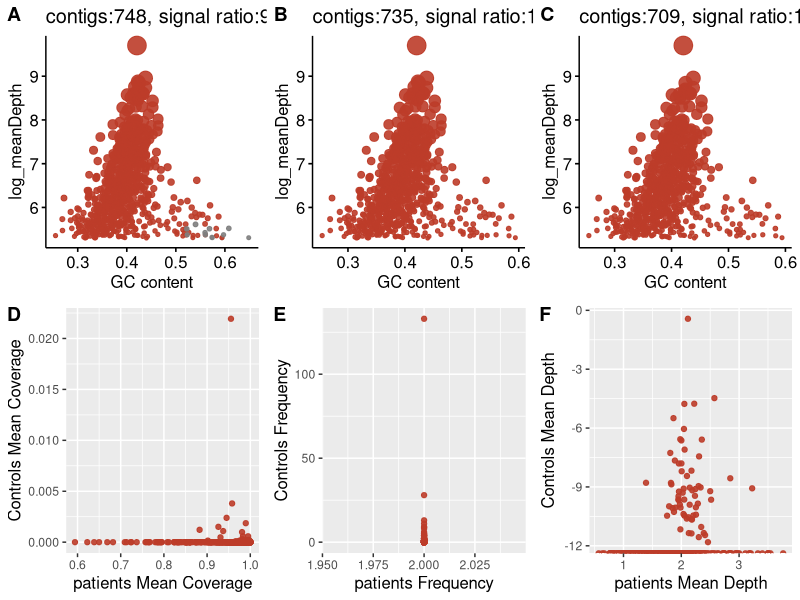

This figure's R source:
library(ggsci)
library(ggpubr)
Main <- read.table("PRJ.11.cyto.2patients.txt",head=T,sep="\t")
Main$log_meanDepth = log(Main$length)
#right
colorsQ = c("grey50",pal_nejm("default")(1))
sr = round(sum(Main[which(Main$annotation=="Y"),]$length)/sum(Main$length)*100,digits=2)
f1_left = ggscatter(Main,"gc","log_meanDepth",xlab="GC content",color="annotation",alpha=I(0.9),legend="none",palette=colorsQ,size="length",title=paste0("contigs:",dim(Main)[1], ", signal ratio:",sr,"%"))

Main_m2 = Main[which(Main$case.fre>=2),]
sr = round(sum(Main_m2[which(Main_m2$annotation=="Y"),]$length)/sum(Main_m2$length)*100,digits=2)

colorsQ_tem = pal_nejm("default")(1)
f1_middle = ggscatter(Main_m2,"gc",xlab="GC content","log_meanDepth",color="annotation",alpha=I(0.9),legend="none",palette=colorsQ_tem,size="length",title=paste0("contigs:",dim(Main_m2)[1],", signal ratio:",sr,"%"))
#
Main_m2_m2 = Main_m2[which(Main_m2$control.fre<=1),]
colorsQ_tem = pal_nejm("default")(1)
sr = round(sum(Main_m2_m2[which(Main_m2_m2$annotation=="Y"),]$length)/sum(Main_m2_m2$length)*100,digits=2)
f1_right = ggscatter(Main_m2_m2,"gc",xlab="GC content","log_meanDepth",color="annotation",alpha=I(0.9),legend="none",palette=colorsQ_tem,size="length",title=paste0("contigs:",dim(Main_m2_m2)[1], ", signal ratio:",sr,"%"))

########################
Main = Main_m2
colorsQ_tem = pal_nejm("default")(1)
p = ggplot(Main, aes(x = case.mean.cov, y = control.mean.cov, color = annotation) )+
	geom_point(size = 1.5, alpha = 0.9) +
	scale_color_manual(values = colorsQ_tem) +
	labs(x = "patients Mean Coverage", y = "Controls Mean Coverage") +
	theme(
		axis.title.x = element_text(size = 12),
		axis.title.y = element_text(size = 12),legend.position="none"
	)
#

p1 = ggplot(Main, aes(x = case.fre, y = control.fre, color = annotation) )+
	geom_point(size = 1.5, alpha = 0.9) +
	scale_color_manual(values = colorsQ_tem) +
	labs(x = "patients Frequency", y = "Controls Frequency") +
	theme(
		axis.title.x = element_text(size = 12),
		axis.title.y = element_text(size = 12),legend.position="none"
	)

p2 = ggplot(Main, aes(x = log(case.mean.depth), y = log(control.mean.depth), color = annotation) )+
	geom_point(size = 1.5, alpha = 0.9) +
	scale_color_manual(values = colorsQ_tem) +
	labs(x = "patients Mean Depth", y = "Controls Mean Depth") +
	theme(
		axis.title.x = element_text(size = 12),
		axis.title.y = element_text(size = 12),legend.position="none"
	)
left  = p
middle = p1
right = p2
ggarrange(f1_left,f1_middle,f1_right,left,middle,right,labels=c("A","B","C","D","E","F"))
